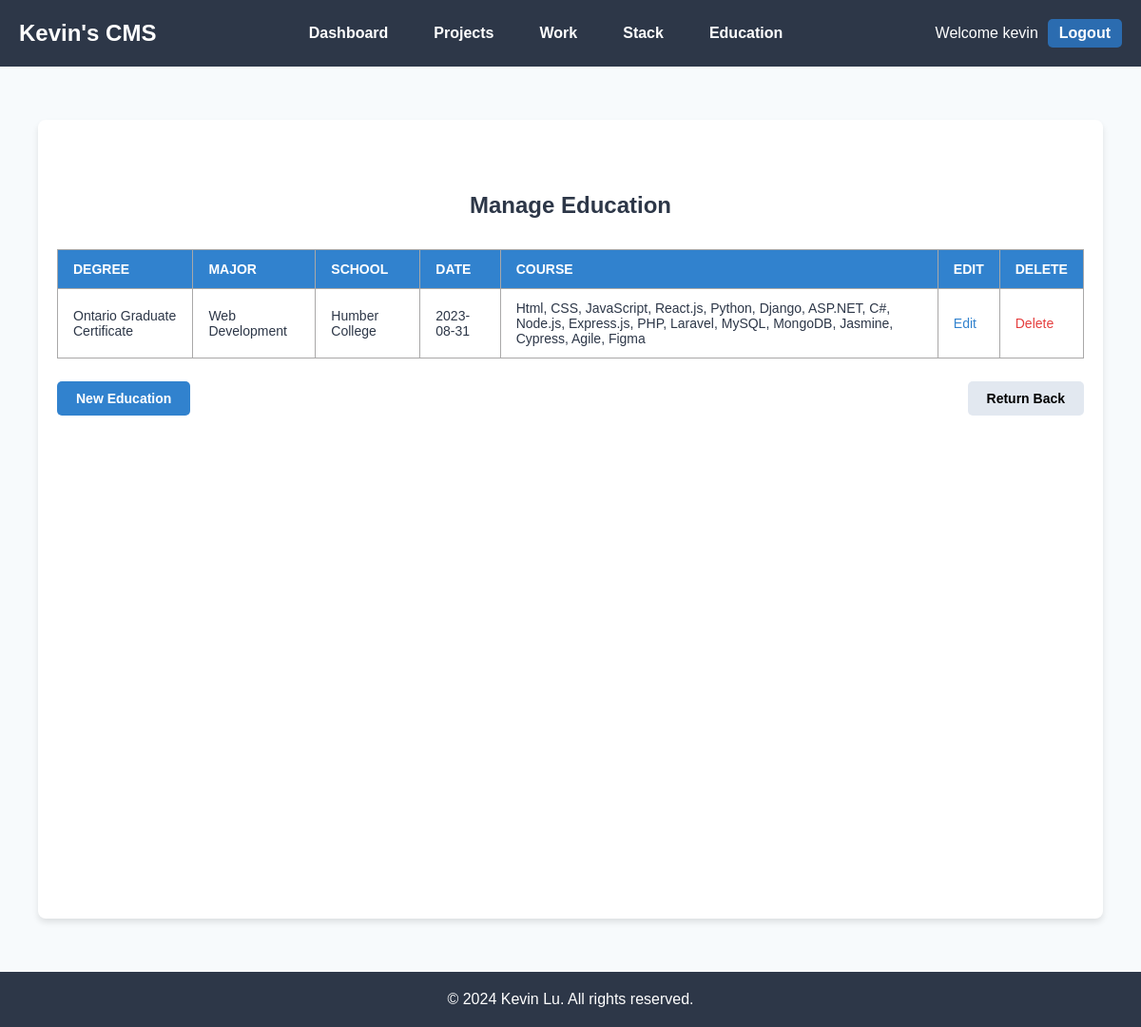
Page /educations/ (signed in) on the committed database.
### main/models.py (models this page shows, shortened)
class Education(models.Model):
    degree = models.CharField(max_length=100)
    major = models.CharField(max_length=50,null=True, blank=True)
    school = models.CharField(max_length=50,null=True, blank=True)
    date = models.CharField(max_length=50,null=True, blank=True)
    course = models.CharField(max_length=255,null=True, blank=True)
    created = models.DateTimeField(auto_now_add=True)
    updated = models.DateTimeField(auto_now=True)

### main/views.py (the view)
# urls.py: path('educations/', views.education_list_view, name='education-list'),
@login_required
def education_list_view(request):
    educations = Education.objects.all()
    return render(request, 'main/educations/education_list.html', {'educations': educations})

### main/templates/main/educations/education_list.html (shortened to what this page needs)
{% extends 'main/base.html' %}
{% block content %}
<div class="list-container">
  <div class="list-content">
    <p class="list-heading">Manage Education</p>
    <table class="list-table">
      <thead>
        <tr class="list-table-header">
          <th class="list-table-cell">Degree</th>
          <th class="list-table-cell">Major</th>
          <th class="list-table-cell">School</th>
          <th class="list-table-cell">Date</th>
          <th class="list-table-cell">Course</th>
          <th class="list-table-cell">Edit</th>
          <th class="list-table-cell">Delete</th>
        </tr>
      </thead>
      <tbody>
        {% for education in educations %}
        <tr class="list-table-row hover:bg-gray-100">
          <td class="list-table-cell">{{ education.degree }}</td>
          <td class="list-table-cell">{{ education.major }}</td>
          <td class="list-table-cell">{{ education.school }}</td>
          <td class="list-table-cell">{{ education.date }}</td>
          <td class="list-table-cell">{{ education.course }}</td>
          <td class="list-table-cell">
            <a href="{% url 'edit-education' education.id %}" class="list-action-link">Edit</a>
          </td>
          <td class="list-table-cell">
            <a href="{% url 'delete-education' education.id %}" class="list-action-link list-delete-link">Delete</a>
          </td>
        </tr>
        {% empty %}
        <tr>
          <td colspan="7" class="list-empty-message">
            No educations available.
          </td>
        </tr>
        {% endfor %}
      </tbody>
    </table>
    <div class="list-button-container">
      <a href="{% url 'add-education' %}" class="list-button list-new">New Education</a>
      <a href="{% url 'dashboard-view' %}" class="list-button list-return-back">Return Back</a>
    </div>
  </div>
</div>
{% endblock %}

### main/templates/main/base.html (shortened to what this page needs)
{% load static %}
<!DOCTYPE html>
<html lang="en">
<head>
    <link rel="stylesheet" href="{% static 'css/styles.css' %}">
</head>
<body class="base-body">
    <header class="base-header">
        <div class="base-container base-header-container">
            <a href="{% url 'dashboard-view' %}" class="base-logo">Kevin's CMS</a>
            <nav class="base-nav">
                <a href="{% url 'dashboard-view' %}" class="base-nav-link">Dashboard</a>
                <a href="{% url 'project-list' %}"  class="base-nav-link">Projects</a>
                <a href="{% url 'work-list' %}" class="base-nav-link">Work</a>
                <a href="{% url 'stack-list' %}" class="base-nav-link">Stack</a>
                <a href="{% url 'education-list' %}" class="base-nav-link">Education</a>
            </nav>
            <div class="base-login">
                {% if user.is_authenticated %}
                    <p>Welcome {{ user.username }}</p>
                    <a href="{% url 'logout' %}">Logout</a>
                {% else %}
                    <p>You are not logged in.</p>
                    <a href="{% url 'login' %}">Login</a>
                {% endif %}
            </div>
        </div>
    </header>
    <main class="base-container base-main">
        {% block content %}{% endblock %}
    </main>
    <footer class="base-footer">
        <div class="base-container base-footer-content">
            <p>&copy; 2024 Kevin Lu. All rights reserved.</p>
        </div>
    </footer>
</body>
</html>

### static/css/styles.css (style rules this page uses)
.base-body { font-family: Arial, sans-serif; color: #2d3748; background-color: #f7fafc; margin: 0; }
.base-header { background-color: #2d3748; color: #ffffff; padding: 20px 0; }
.base-container { max-width: 1200px; margin: 0 auto; padding: 0 20px; }
.base-header-container { display: flex; justify-content: space-between; align-items: center; }
.base-logo { font-size: 1.5rem; font-weight: bold; color: #ffffff; text-decoration: none; }
.base-nav { display: flex; gap: 3rem; }
.base-nav-link { color: #ffffff; text-decoration: none; font-size: 1rem; font-weight: 600; transition: color 0.3s; }
.base-login { font-family: Arial, sans-serif; display: flex; align-items: center; gap: 10px; }
.base-login p { font-size: 16px; color: #fff; margin: 0; }
.base-login a { color: #fff; font-weight: bold; text-decoration: none; padding: 6px 12px; background-color: #2b6cb0; border-radius: 5px; transition: background-color 0.3s ease; }
.base-main { padding: 40px 0; }
.base-footer { background-color: #2d3748; color: #ffffff; padding: 20px 0; }
.base-footer-content { text-align: center; }
.base-footer p { margin: 0; }
.list-container { max-width: 90%; min-height: 100vh; margin: 1rem auto; padding: 20px; background-color: #fff; border-radius: 8px; box-shadow: 0 4px 6px rgba(0, 0, 0, 0.1); }
.list-content { padding: 2rem 0; max-width: 1200px; margin: 0 auto; }
.list-heading { font-size: 24px; font-weight: bold; margin-bottom: 2rem; text-align: center; }
.list-table { width: 100%; border-collapse: collapse; border: 1px solid #a9a8a8; }
.list-table-header { background-color: #3182ce; color: white; text-transform: uppercase; font-size: 12px; }
.list-table-cell { padding: 12px 16px; text-align: left; font-size: 14px; border: 1px solid #a9a8a8; }
.list-action-link { color: #3182ce; text-decoration: none; }
.list-delete-link { color: #e53e3e; }
.list-button-container { margin-top: 1.5rem; display: flex; justify-content: space-between; }
.list-button { text-decoration: none; padding: 10px 20px; font-size: 14px; font-weight: bold; border-radius: 5px; display: inline-block; text-align: center; }
.list-new { background-color: #3182ce; color: white; }
.list-return-back { text-decoration: none; background-color: #e2e8f0; color: black; }

### rows in the picture
Education: degree "Ontario Graduate Certificate", major "Web Development", school "Humber College", date "2023-08-31", course "Html, CSS, JavaScript, React.js, Python, Django, ASP.NET, C#, Node.js, Express.js, PHP, Laravel, MySQL, MongoDB, Jasmine, Cypress, Agile, Figma"

### other values in the picture
{{ user.username }} "kevin"
